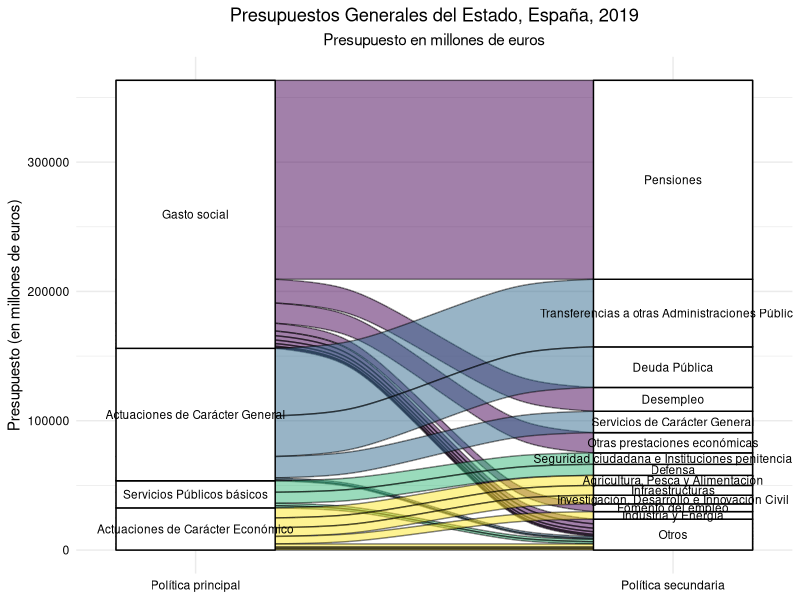
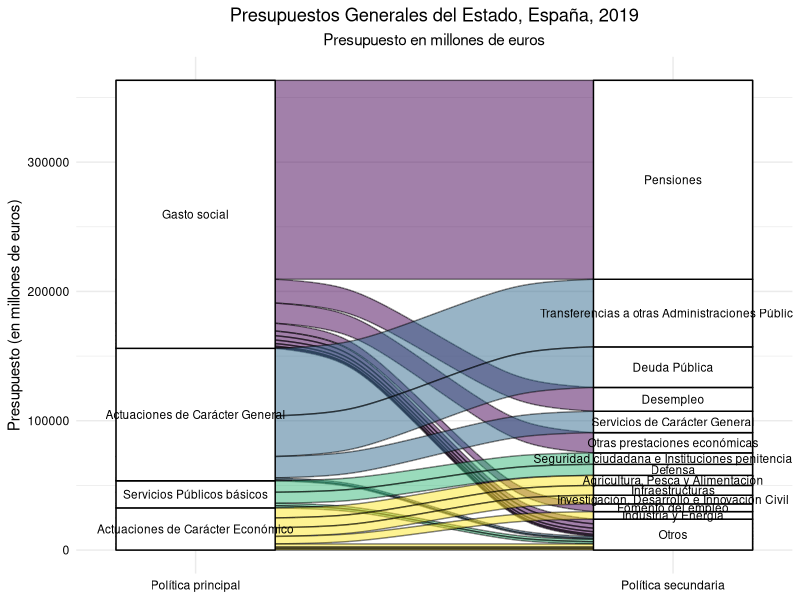

These charts were generated, in order, by the following R code:
# ----- Día 17 - Sankey -----

# Referencia: https://github.com/corybrunson/ggalluvial
library(ggalluvial)
library(dplyr)
library(ggplot2)

# Fuente datos:
# Pág 123 de http://www.congreso.es/docu/pge2019/pge_2019-tomos/PGE-ROM/doc/L_19_A_A1.PDF
datos <- read.csv2("datasets/presupuestos.csv", encoding = "UTF-8",
                   col.names = c("principal", "secundaria", "presupuesto"))

datos$presupuesto <- as.numeric(datos$presupuesto)

# Creación categoría "Otros"
datos[datos$presupuesto < 5000, "secundaria"] <- "Otros"

datos <- datos %>% arrange(-presupuesto)

# A factor
datos$principal <- factor(datos$principal, levels = unique(datos$principal), ordered = T)
datos$secundaria <- factor(datos$secundaria, levels = unique(datos$secundaria), ordered = T)

# Leyenda no en formato científico
options(scipen = 10000)

ggplot(data = datos,
       aes(axis1 = principal, axis2 = secundaria, y = presupuesto)) +
    scale_x_discrete(limits = c("Política principal", "Política secundaria"),
                     expand = c(.2, .05)) +
    ylab("Presupuesto (en millones de euros)") +
    geom_alluvium(col = "black", aes(fill = principal), show.legend = FALSE) +
    geom_stratum() +
    geom_text(stat = "stratum", infer.label = TRUE, cex = 3) +
    theme_minimal() +
    ggtitle("Presupuestos Generales del Estado, España, 2019",
            "Presupuesto en millones de euros") +
    theme(plot.title = element_text(hjust = .5),
          plot.subtitle = element_text(hjust = .5),
          axis.text = element_text(color = "black"))

ggsave("17.png", width = 15, height = 8)
